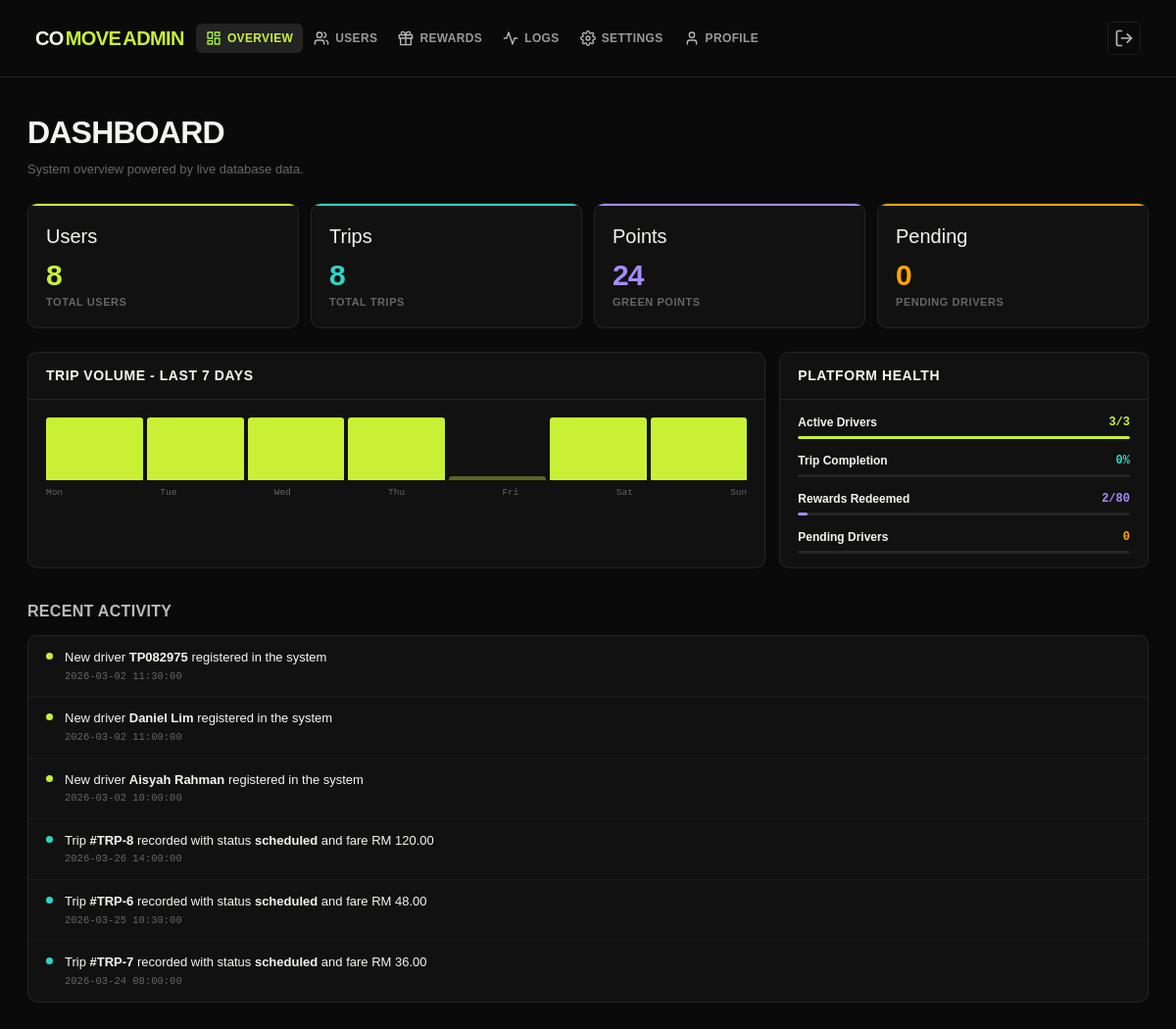
Before: /src/roles/admin/dashboard.php (signed in) with the older database file.
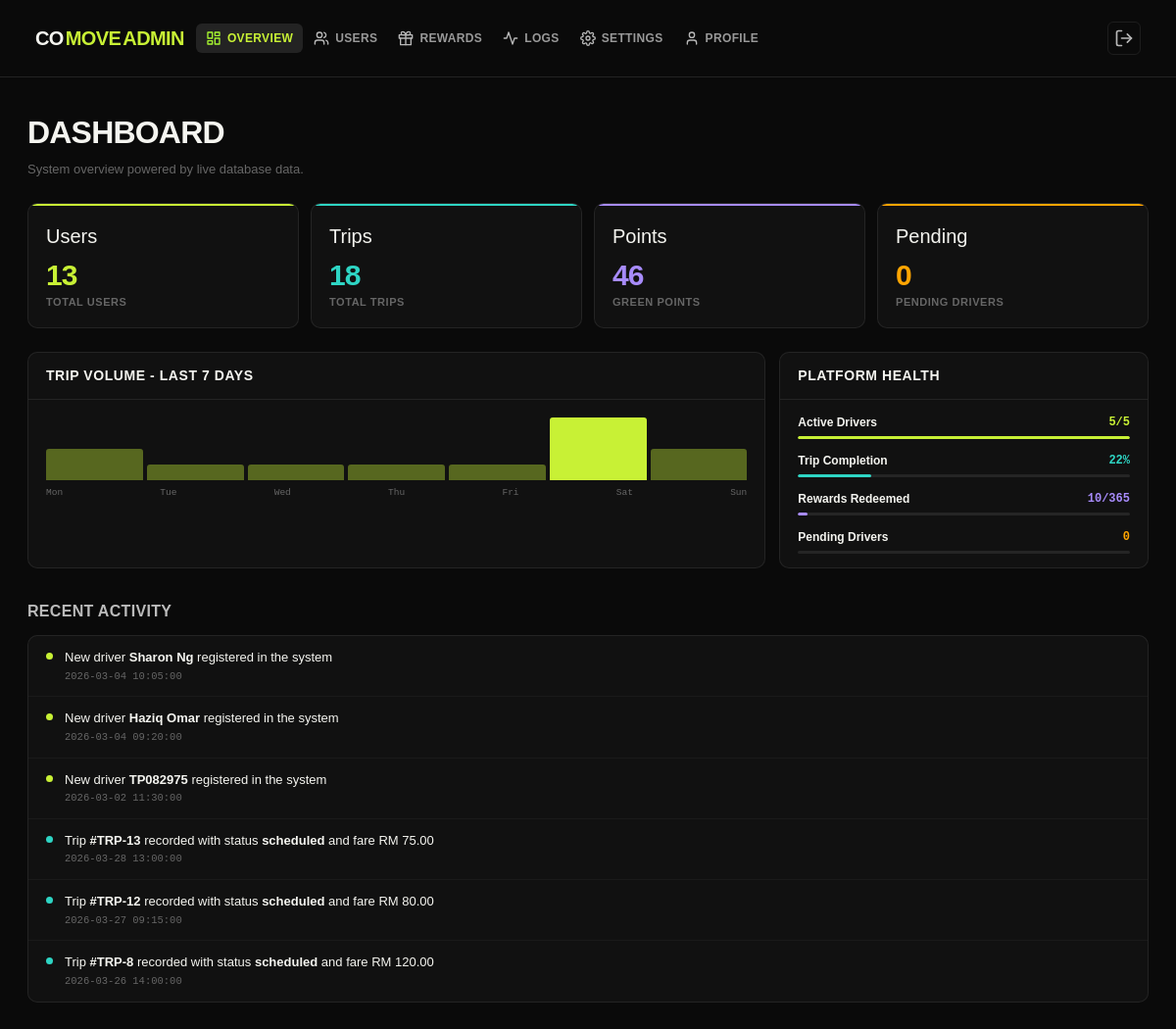
After: the same page with the newer database file.
### tables this page shows
CREATE TABLE DRIVER (
    driver_id INT AUTO_INCREMENT PRIMARY KEY,
    name NVARCHAR(50) NOT NULL,
    email VARCHAR(100) NOT NULL UNIQUE,
    password VARCHAR(255) NOT NULL,
    phone_number VARCHAR(20) NOT NULL,
    profile_photo MEDIUMBLOB,
    created_at DATETIME NOT NULL DEFAULT CURRENT_TIMESTAMP,
    approved_by INT,
    driver_status VARCHAR(20) NOT NULL DEFAULT 'pending' CHECK (driver_status IN ('pending','active','rejected','banned')),
    nric_number CHAR(12) NOT NULL UNIQUE,
    nric_front_image MEDIUMBLOB NOT NULL,
    nric_back_image MEDIUMBLOB NOT NULL,
    license_front_image MEDIUMBLOB NOT NULL,
    license_back_image MEDIUMBLOB NOT NULL,
    license_expiry_date DATE NOT NULL,
    vehicle_model VARCHAR(20),
    plate_number CHAR(10) NOT NULL UNIQUE,
    color VARCHAR(20),
    FOREIGN KEY (approved_by) REFERENCES ADMIN(admin_id)
     
);

CREATE TABLE TRIP (
    trip_id INT AUTO_INCREMENT PRIMARY KEY,
    driver_id INT NOT NULL,
    start_location NVARCHAR(100) NOT NULL,
    end_location NVARCHAR(100) NOT NULL,
    departure_time DATETIME NOT NULL,
    total_seats INT NOT NULL DEFAULT 0,
    estimated_duration INT,
    total_amount DECIMAL(10,2) NOT NULL DEFAULT 0,
    gained_point INT,
    trip_status VARCHAR(20) NOT NULL DEFAULT 'scheduled' CHECK (trip_status IN ('scheduled','ongoing','completed')),
    FOREIGN KEY (driver_id) REFERENCES DRIVER(driver_id)
);

### src/roles/admin/includes/bootstrap.php (called while the page is built, shortened)
<?php
function adminEscape($value): string
{
    return htmlspecialchars((string) $value, ENT_QUOTES, 'UTF-8');
}
function adminFetchAll(mysqli $dbConn, string $sql, string $types = '', array $params = []): array
{
    $stmt = mysqli_prepare($dbConn, $sql);
    if ($types !== '' && !empty($params)) {
        mysqli_stmt_bind_param($stmt, $types, ...$params);
    }
    mysqli_stmt_execute($stmt);
    $result = mysqli_stmt_get_result($stmt);
    $rows = [];
    while ($row = mysqli_fetch_assoc($result)) {
        $rows[] = $row;
    }
    return $rows;
}
function adminFetchOne(mysqli $dbConn, string $sql, string $types = '', array $params = []): ?array
{
    $rows = adminFetchAll($dbConn, $sql, $types, $params);
    return isset($rows[0]) ? $rows[0] : null;
}

### src/roles/admin/dashboard.php (the view, shortened to what the changed rows need)
<?php
require_once __DIR__ . '/includes/header.php';
$totalUsersRow = adminFetchOne($dbConn, 'SELECT (SELECT COUNT(*) FROM RIDER) + (SELECT COUNT(*) FROM DRIVER) AS total_users');
$totalTripsRow = adminFetchOne($dbConn, 'SELECT COUNT(*) AS total_trips FROM TRIP');
$totalPointsRow = adminFetchOne($dbConn, 'SELECT COALESCE((SELECT SUM(points_change) FROM RIDER_GREEN_POINT_LOG), 0) + COALESCE((SELECT SUM(points_change) FROM DRIVER_GREEN_POINT_LOG), 0) AS total_points');
$activeDrivers = (int) (adminFetchOne($dbConn, 'SELECT COUNT(*) AS total FROM DRIVER WHERE driver_status = ?', 's', ['active'])['total'] ?? 0);
$totalDrivers = (int) (adminFetchOne($dbConn, 'SELECT COUNT(*) AS total FROM DRIVER')['total'] ?? 0);
$completionRate = (int) (adminFetchOne($dbConn, "SELECT ROUND((SUM(CASE WHEN trip_status = 'completed' THEN 1 ELSE 0 END) / NULLIF(COUNT(*), 0)) * 100) AS rate FROM TRIP")['rate'] ?? 0);
$rewardRedeemed = (int) (adminFetchOne($dbConn, 'SELECT (SELECT COUNT(*) FROM RIDER_REDEMPTION) + (SELECT COUNT(*) FROM DRIVER_REDEMPTION) AS total')['total'] ?? 0);
$rewardTotal = (int) (adminFetchOne($dbConn, 'SELECT COALESCE(SUM(stock), 0) AS total FROM REWARD')['total'] ?? 0);
$recentDrivers = adminFetchAll($dbConn, 'SELECT name, created_at FROM DRIVER ORDER BY created_at DESC LIMIT 3');
$recentTrips = adminFetchAll($dbConn, 'SELECT trip_id, total_amount, departure_time, trip_status FROM TRIP ORDER BY departure_time DESC LIMIT 3');
$tripDays = ['Mon' => 0, 'Tue' => 0, 'Wed' => 0, 'Thu' => 0, 'Fri' => 0, 'Sat' => 0, 'Sun' => 0];
$tripStats = adminFetchAll(
    $dbConn,
    "SELECT DATE_FORMAT(departure_time, '%a') AS trip_day, COUNT(*) AS trip_total
     FROM TRIP
     WHERE departure_time >= DATE_SUB(NOW(), INTERVAL 7 DAY)
     GROUP BY DATE_FORMAT(departure_time, '%a')"
);
foreach ($tripStats as $tripStat) {
    if (isset($tripDays[$tripStat['trip_day']])) {
        $tripDays[$tripStat['trip_day']] = (int) $tripStat['trip_total'];
    }
}
$maxTrips = max($tripDays);
?>
  <main class="dashboard-main">
    <h1 class="page-title">Dashboard</h1>
    <div class="stats-grid">
      <div class="stat-card"><div class="stat-card-accent" style="background:var(--lime)"></div><div class="stat-icon">Users</div><div class="stat-value" style="color:var(--lime)"><?php echo adminEscape((int) ($totalUsersRow['total_users'] ?? 0)); ?></div><div class="stat-label">Total Users</div></div>
      <div class="stat-card"><div class="stat-card-accent" style="background:var(--info)"></div><div class="stat-icon">Trips</div><div class="stat-value" style="color:var(--info)"><?php echo adminEscape((int) ($totalTripsRow['total_trips'] ?? 0)); ?></div><div class="stat-label">Total Trips</div></div>
      <div class="stat-card"><div class="stat-card-accent" style="background:var(--purple)"></div><div class="stat-icon">Points</div><div class="stat-value" style="color:var(--purple)"><?php echo adminEscape(number_format((int) ($totalPointsRow['total_points'] ?? 0))); ?></div><div class="stat-label">Green Points</div></div>
    </div>
    <div class="chart-row">
      <div class="card">
        <div style="padding:18px 18px 12px">
          <div class="mini-chart">
            <?php foreach ($tripDays as $label => $value) { ?>
              <div class="bar" style="height:<?php echo adminEscape((string) max(6, (int) round(($value / $maxTrips) * 100))); ?>%;background:<?php echo $value === $maxTrips ? 'var(--lime)' : 'rgba(200,241,53,0.38)'; ?>" title="<?php echo adminEscape($label . ': ' . $value . ' trips'); ?>"></div>
            <?php } ?>
          </div>
          <div class="chart-labels">
            <?php foreach (array_keys($tripDays) as $label) { ?>
              <span><?php echo adminEscape($label); ?></span>
            <?php } ?>
          </div>
        </div>
      </div>
      <div class="card">
        <div style="padding:14px 18px;display:flex;flex-direction:column;gap:13px">
          <div><div style="display:flex;justify-content:space-between;font-size:12px;font-weight:700;margin-bottom:4px"><span>Active Drivers</span><span style="color:var(--lime);font-family:'DM Mono',monospace"><?php echo adminEscape($activeDrivers . '/' . max(1, $totalDrivers)); ?></span></div></div>
          <div><div style="display:flex;justify-content:space-between;font-size:12px;font-weight:700;margin-bottom:4px"><span>Trip Completion</span><span style="color:var(--info);font-family:'DM Mono',monospace"><?php echo adminEscape($completionRate); ?>%</span></div><div class="progress-bar"><div class="progress-fill" style="width:<?php echo adminEscape((string) $completionRate); ?>%;background:var(--info)"></div></div></div>
          <div><div style="display:flex;justify-content:space-between;font-size:12px;font-weight:700;margin-bottom:4px"><span>Rewards Redeemed</span><span style="color:var(--purple);font-family:'DM Mono',monospace"><?php echo adminEscape($rewardRedeemed . '/' . max(1, $rewardTotal)); ?></span></div></div>
        </div>
      </div>
    </div>
    <div class="section-block">
      <div class="card">
        <?php foreach ($recentDrivers as $driver) { ?>
          <div class="activity-item"><div class="activity-dot" style="background:var(--lime)"></div><div><div class="activity-text">New driver <strong><?php echo adminEscape($driver['name']); ?></strong> registered in the system</div><div class="activity-time"><?php echo adminEscape($driver['created_at']); ?></div></div></div>
        <?php } ?>
        <?php foreach ($recentTrips as $trip) { ?>
          <div class="activity-item"><div class="activity-dot" style="background:var(--info)"></div><div><div class="activity-text">Trip <strong>#TRP-<?php echo adminEscape($trip['trip_id']); ?></strong> recorded with status <strong><?php echo adminEscape($trip['trip_status']); ?></strong> and fare RM <?php echo adminEscape(number_format((float) $trip['total_amount'], 2)); ?></div><div class="activity-time"><?php echo adminEscape($trip['departure_time']); ?></div></div></div>
        <?php } ?>
      </div>
    </div>
  </main>
<?php require_once __DIR__ . '/includes/footer.php'; ?>

Changed rows visible on the page:
no longer on this page (row unchanged): driver: name "Daniel Lim", created_at "2026-03-02 11:00:00"
no longer on this page (row edited): driver: name "Aisyah Rahman", created_at "2026-03-02 10:00:00"
no longer on this page (row unchanged): trip: trip_id "6", trip_status "scheduled", total_amount "48.00", departure_time "2026-03-25 10:30:00"
no longer on this page (row unchanged): trip: trip_id "7", trip_status "scheduled", total_amount "36.00", departure_time "2026-03-24 08:00:00"
added driver: name "Sharon Ng", created_at "2026-03-04 10:05:00"
added driver: name "Haziq Omar", created_at "2026-03-04 09:20:00"
added trip: trip_id "13", trip_status "scheduled", total_amount "75.00", departure_time "2026-03-28 13:00:00"
added trip: trip_id "12", trip_status "scheduled", total_amount "80.00", departure_time "2026-03-27 09:15:00"
Other visible differences:
adminEscape((int) ($totalUsersRow['total_users'] ?? 0)): "8" → "13"
adminEscape((int) ($totalTripsRow['total_trips'] ?? 0)): "8" → "18"
adminEscape((string) max(6, (int) round(($value / $maxTrips) * 100))): 100 → 50 (drawn)
adminEscape((string) max(6, (int) round(($value / $maxTrips) * 100))): 100 → 25 (drawn)
adminEscape((string) max(6, (int) round(($value / $maxTrips) * 100))): 6 → 25 (drawn)
adminEscape($activeDrivers . '/' . max(1, $totalDrivers)): "3/3" → "5/5"
adminEscape($completionRate): "0" → "22"
adminEscape($rewardRedeemed . '/' . max(1, $rewardTotal)): "2/80" → "10/365"
text no longer shown: "24"
text now shown: "46"
